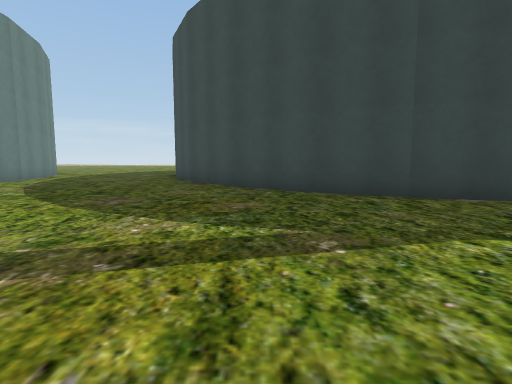
view 1 (above)

16 first-person views from a walk through a Unity game level. The camera is 1.2 m above the floor, tilts 6° down and sees 80° across. The floor is counted in squares, 2 m on a side. Each view is taken from the middle of a square. On the plan, view 1 faces up. The plan holds only what a view shows up to about 9 squares ahead; the rest is blank. The place goes on beyond the plan. Some trees and plants on the terrain are drawn as simple stand-ins. The player is left out.

view 2
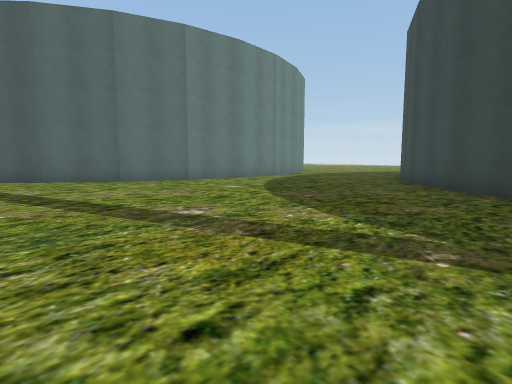

view 3
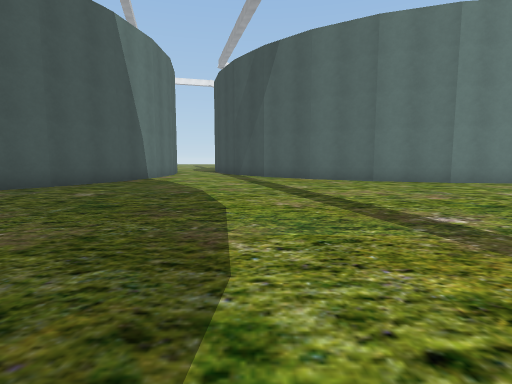

view 4
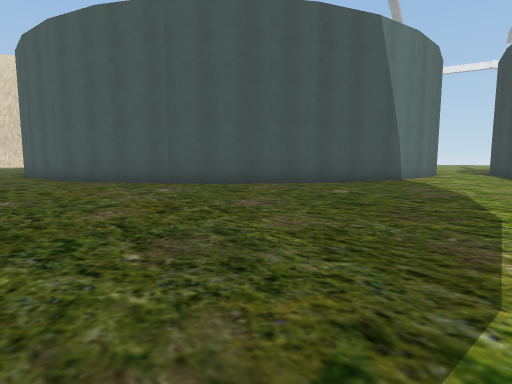

view 5
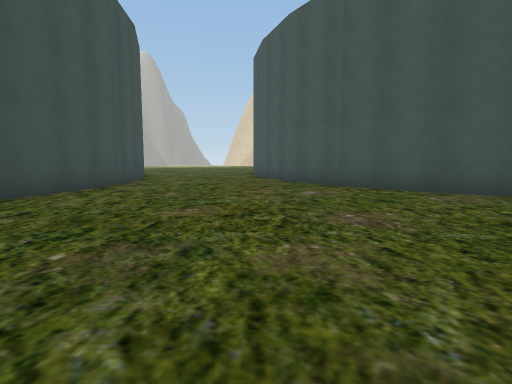

view 6
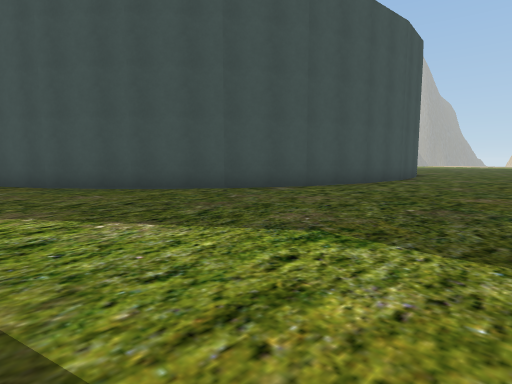

view 7
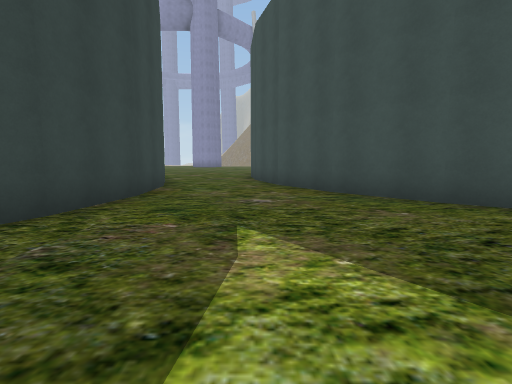

view 8
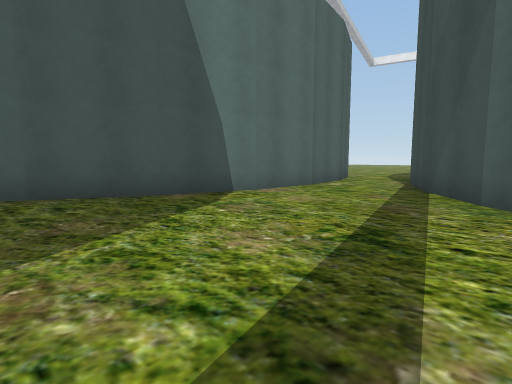

view 9
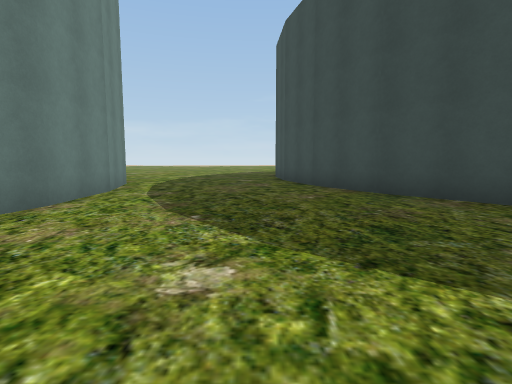

view 10
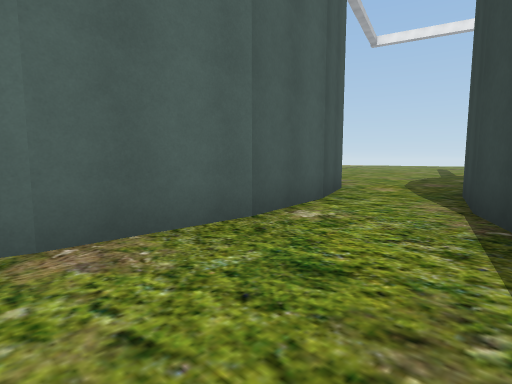

view 11
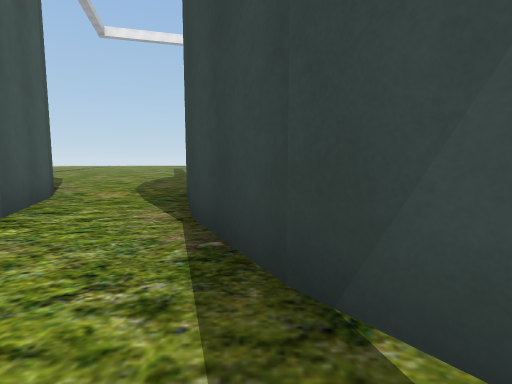

view 12
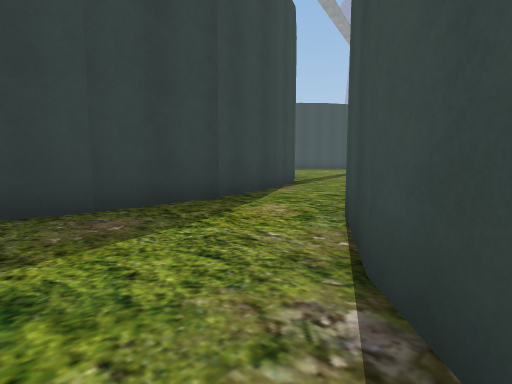

view 13
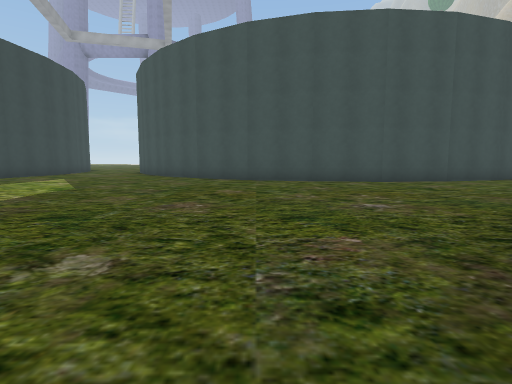

view 14
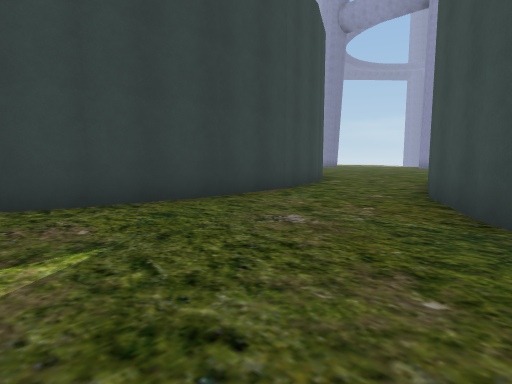

view 15
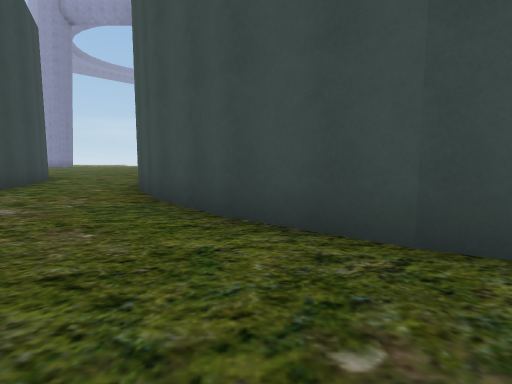

view 16
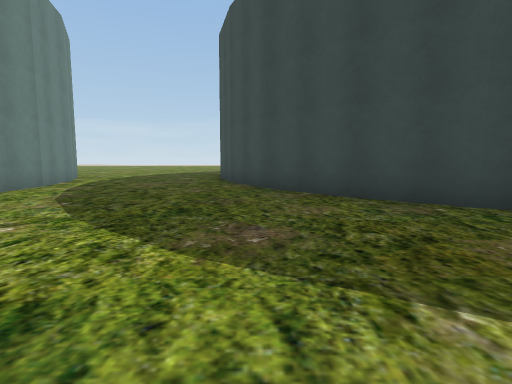

### Floor plan
Points are (right, up) in squares from view 1. A wall is a line through its corners. A room is listed if a view was taken in it or the views show most of it. See-through windows are left out.
Room 1 (views 1, 2, 3, 4, 5, 6, 7, 8, 9, 10, 11, 13, 14, 15, 16)
walls: (-5.8, -4.6) (-4.1, -5.7); (-4.3, -5.6) (-2.9, -7) (-1.9, -8.7); (4, -2.1) (5.3, -0.6); (3.1, -3.8) (4.1, -2); (0.8, 5.8) (-0.7, 7.1); (-7.6, 3.3) (-8.6, 1.6); (2.6, 4.8) (0.7, 5.8); (-7.5, -3.8) (-5.7, -4.6); (-8.6, 1.7) (-9.9, 0.2); (-0.6, 6.9) (-1.9, 8.6); (2.5, -5.6) (3.1, -3.7); (-7, 5.2) (-7.7, 3.3); (5.2, -0.7) (6.7, 0.6) (8.5, 1.5); (4.3, 4.2) (2.4, 4.9); (-9.8, 0.3) (-11.4, -0.9); (-9.5, -3.3) (-7.4, -3.8); (-6.7, 7) (-7, 5); (-1.8, 8.5) (-2.7, 10.2); (-1.9, -8.6) (-1.2, -10.5); (2.4, -7.5) (2.6, -5.5); (6.2, 4) (4.1, 4.2); (-11.3, -0.8) (-13.2, -1.7); (-11.3, -3.3) (-9.3, -3.4); (-6.8, 8.9) (-6.7, 6.9); (-2.6, 10.2) (-3, 11.5); (8.3, 1.4) (10.1, 2); (2.5, -9.4) (2.4, -7.4); (-13.2, -3.6) (-11.2, -3.3); (-7.3, 10.7) (-6.8, 8.8); (3.1, -11.2) (2.5, -9.3); (10, 4.7) (8, 4.1) (6, 4); (11.1, 5.2) (9.8, 4.6)
ways out: opening at (-14, -3) to room 2; opening at (1, -10)
Room 2 (view 12)
walls: (-16.6, -5.4) (-14.8, -4.2); (-16.8, -2.2) (-17.7, -2.1); (-17.2, -6) (-16.4, -5.2); (-15, -4.3) (-13.1, -3.6); (-15, -2.1) (-17, -2.2); (-13.1, -1.7) (-15, -2.2)
ways out: opening at (-14, -3) to room 1

Where each view was taken, in squares from view 1:
view 1: 0 up, 0 right, facing up
view 2: 0 up, 1 right, facing up-left
view 3: 0 up, 1 right, facing left
view 4: 0 up, 1 right, facing down-left
view 5: 0 up, 1 left, facing down
view 6: 2 up, 1 left, facing down-right
view 7: 2 up, 1 right, facing right
view 8: 1 up, 5 left, facing down-left
view 9: 3 up, 4 left, facing up
view 10: 1 down, 9 left, facing down-left
view 11: 1 down, 10 left, facing left
view 12: 6 down, 18 left, facing up-right
view 13: 4 down, 6 left, facing right
view 14: 0 up, 3 right, facing up-right
view 15: 1 down, 2 right, facing right
view 16: 2 up, 2 left, facing up
